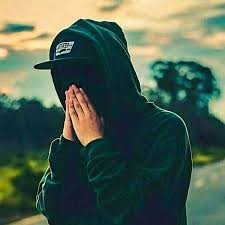
#> input picture operasi geometri/images.jpg, 225 x 225 px
$ python translasi.py
#> lines starting #> are read from the running program, lines starting #| are printed output that depends on the picture
# Import library OpenCV dan Numpy
import cv2
import numpy as np

# Baca gambar dari file
img = cv2.imread("images.jpg")
#> img is the input picture: shape (225, 225, 3); mean B, G, R 81.8, 98.7, 79.6

# Menentukan jarak translasi pada sumbu x dan y (misalnya, 100 piksel ke kanan dan 50 piksel ke bawah)
# Untuk mengubah jarak translasi caranya dengan mengubah nilai shift_x dan shift_y.
shift_x = 100
shift_y = 50

# Melakukan translasi gambar
M = np.float32([[1, 0, shift_x], [0, 1, shift_y]])
img_translated = cv2.warpAffine(img, M, (img.shape[1], img.shape[0]))
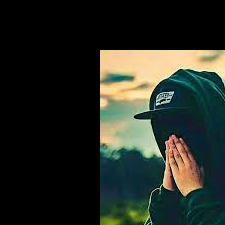
#> img_translated: shape (225, 225, 3); mean B, G, R 36.7, 44.7, 39.5

# Menyimpan gambar yang sudah ditranslasi
cv2.imwrite("gambar_translated.jpg", img_translated)
